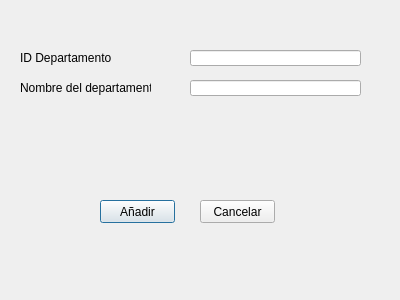
<?xml version="1.0" encoding="UTF-8"?>
<ui version="4.0">
 <class>Dialog</class>
 <widget class="QDialog" name="Dialog">
  <property name="geometry">
   <rect>
    <x>0</x>
    <y>0</y>
    <width>400</width>
    <height>300</height>
   </rect>
  </property>
  <property name="windowTitle">
   <string>Dialog</string>
  </property>
  <widget class="QLabel" name="label">
   <property name="geometry">
    <rect>
     <x>20</x>
     <y>50</y>
     <width>91</width>
     <height>16</height>
    </rect>
   </property>
   <property name="text">
    <string>ID Departamento </string>
   </property>
  </widget>
  <widget class="QLabel" name="label_2">
   <property name="geometry">
    <rect>
     <x>20</x>
     <y>80</y>
     <width>131</width>
     <height>16</height>
    </rect>
   </property>
   <property name="text">
    <string>Nombre del departamento</string>
   </property>
  </widget>
  <widget class="QLineEdit" name="id_departamento_persona">
   <property name="geometry">
    <rect>
     <x>190</x>
     <y>50</y>
     <width>171</width>
     <height>16</height>
    </rect>
   </property>
  </widget>
  <widget class="QLineEdit" name="Nombre_departamento_persona">
   <property name="geometry">
    <rect>
     <x>190</x>
     <y>80</y>
     <width>171</width>
     <height>16</height>
    </rect>
   </property>
  </widget>
  <widget class="QPushButton" name="bttinsertar">
   <property name="geometry">
    <rect>
     <x>100</x>
     <y>200</y>
     <width>75</width>
     <height>23</height>
    </rect>
   </property>
   <property name="text">
    <string>Añadir</string>
   </property>
  </widget>
  <widget class="QPushButton" name="bttcancelar">
   <property name="geometry">
    <rect>
     <x>200</x>
     <y>200</y>
     <width>75</width>
     <height>23</height>
    </rect>
   </property>
   <property name="text">
    <string>Cancelar</string>
   </property>
  </widget>
 </widget>
 <resources/>
 <connections/>
</ui>
